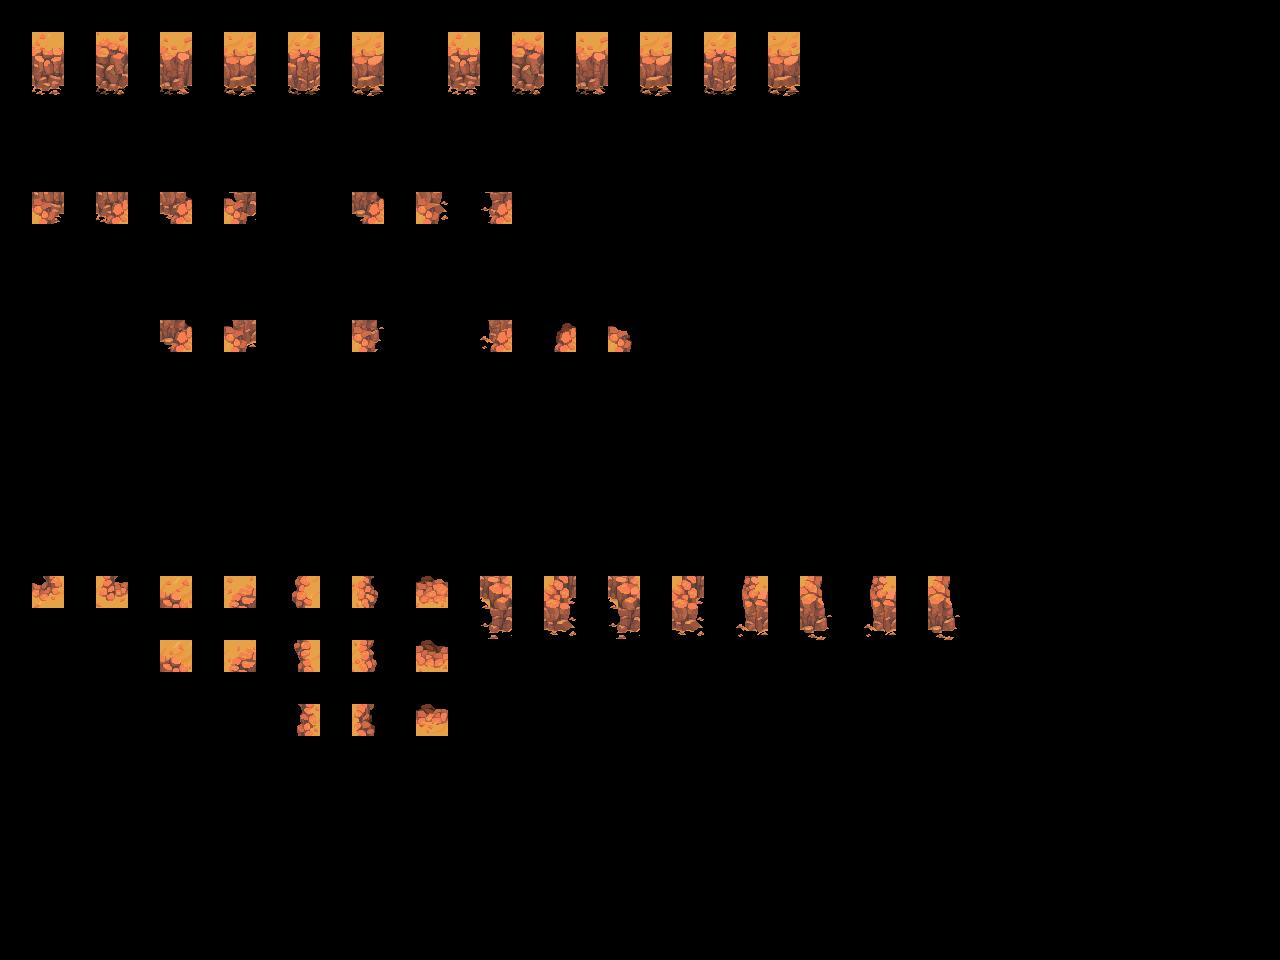

A 2D game scene composited from a Tiled map and its tileset images. What follows is a short description and the map's XML, with every tile layer's data as written:
An orthogonal 40x30 tile map with 32x32 px tiles, 2 tile layers (input_walls, output_walls) and 6 objects.

<map version="1.10" tiledversion="1.11.2" orientation="orthogonal" renderorder="right-down" width="40" height="30" tilewidth="32" tileheight="32" infinite="0" nextlayerid="4" nextobjectid="12">
 <properties>
  <property name="MatchInOrder" type="bool" value="true" />
 </properties>
 <tileset firstgid="1" source="cliff2.tsx" />
 <layer id="1" name="input_walls" width="40" height="30" opacity="0.55">
  <data encoding="csv">
0,0,0,0,0,0,0,0,0,0,0,0,0,0,0,0,0,0,0,0,0,0,0,0,0,0,0,0,0,0,0,0,0,0,0,0,0,0,0,0,
0,67,0,67,0,67,0,67,0,67,0,67,0,0,67,0,67,0,67,0,67,0,67,0,67,0,0,0,0,0,0,0,0,0,0,0,0,0,0,0,
0,83,0,83,0,83,0,83,0,83,0,83,0,0,83,0,83,0,83,0,83,0,83,0,83,0,0,0,0,0,0,0,0,0,0,0,0,0,0,0,
0,0,0,0,0,0,0,0,0,0,0,0,0,0,0,0,0,0,0,0,0,0,0,0,0,0,0,0,0,0,0,0,0,0,0,0,0,0,0,0,
0,0,0,0,0,0,0,0,0,0,0,0,0,0,0,0,0,0,0,0,0,0,0,0,0,0,0,0,0,0,0,0,0,0,0,0,0,0,0,0,
0,0,0,0,0,0,0,0,0,0,0,0,0,0,0,0,0,0,0,0,0,0,0,0,0,0,0,0,0,0,0,0,0,0,0,0,0,0,0,0,
0,22,0,24,0,73,0,44,0,0,0,40,0,58,0,74,0,0,0,0,0,0,0,0,0,0,0,0,0,0,0,0,0,0,0,0,0,0,0,0,
0,0,0,0,0,0,0,0,0,0,0,0,0,0,0,0,0,0,0,0,0,0,0,0,0,0,0,0,0,0,0,0,0,0,0,0,0,0,0,0,
0,0,0,0,0,0,0,0,0,0,0,0,0,0,0,0,0,0,0,0,0,0,0,0,0,0,0,0,0,0,0,0,0,0,0,0,0,0,0,0,
0,0,0,0,0,0,0,0,0,0,0,0,0,0,0,0,0,0,0,0,0,0,0,0,0,0,0,0,0,0,0,0,0,0,0,0,0,0,0,0,
0,0,0,0,0,40,0,56,0,0,0,86,0,0,0,88,0,17,0,21,0,0,0,0,0,0,0,0,0,0,0,0,0,0,0,0,0,0,0,0,
0,0,0,0,0,0,0,0,0,0,0,0,0,0,0,0,0,0,0,0,0,0,0,0,0,0,0,0,0,0,0,0,0,0,0,0,0,0,0,0,
0,0,0,0,0,0,0,0,0,0,0,0,0,0,0,0,0,0,0,0,0,0,0,0,0,0,0,0,0,0,0,0,0,0,0,0,0,0,0,0,
0,0,0,0,0,0,0,0,0,0,0,0,0,0,0,0,0,0,0,0,0,0,0,0,0,0,0,0,0,0,0,0,0,0,0,0,0,0,0,0,
0,0,0,0,0,0,0,0,0,0,0,0,0,0,0,0,0,0,0,0,0,0,0,0,0,0,0,0,0,0,0,0,0,0,0,0,0,0,0,0,
0,0,0,0,0,0,0,0,0,0,0,0,0,0,0,0,0,0,0,0,0,0,0,0,0,0,0,0,0,0,0,0,0,0,0,0,0,0,0,0,
0,0,0,0,0,0,0,0,0,0,0,0,0,0,0,0,0,0,0,0,0,0,0,0,0,0,0,0,0,0,0,0,0,0,0,0,0,0,0,0,
0,0,0,0,0,0,0,0,0,0,0,0,0,0,0,0,0,0,0,0,0,0,0,0,0,0,0,0,0,0,0,0,0,0,0,0,0,0,0,0,
0,18,0,20,0,50,0,52,0,33,0,37,0,3,0,66,0,68,0,66,0,68,0,49,0,53,0,49,0,53,0,0,0,0,0,0,0,0,0,0,
0,0,0,0,0,0,0,0,0,0,0,0,0,0,0,82,0,84,0,82,0,84,0,65,0,69,0,65,0,69,0,0,0,0,0,0,0,0,0,0,
0,0,0,0,0,50,0,52,0,33,0,37,0,3,0,0,0,0,0,0,0,0,0,0,0,0,0,0,0,0,0,0,0,0,0,0,0,0,0,0,
0,0,0,0,0,0,0,0,0,0,0,0,0,0,0,0,0,0,0,0,0,0,0,0,0,0,0,0,0,0,0,0,0,0,0,0,0,0,0,0,
0,0,0,0,0,0,0,0,0,33,0,37,0,3,0,0,0,0,0,0,0,0,0,0,0,0,0,0,0,0,0,0,0,0,0,0,0,0,0,0,
0,0,0,0,0,0,0,0,0,0,0,0,0,0,0,0,0,0,0,0,0,0,0,0,0,0,0,0,0,0,0,0,0,0,0,0,0,0,0,0,
0,0,0,0,0,0,0,0,0,0,0,0,0,0,0,0,0,0,0,0,0,0,0,0,0,0,0,0,0,0,0,0,0,0,0,0,0,0,0,0,
0,0,0,0,0,0,0,0,0,0,0,0,0,0,0,0,0,0,0,0,0,0,0,0,0,0,0,0,0,0,0,0,0,0,0,0,0,0,0,0,
0,0,0,0,0,0,0,0,0,0,0,0,0,0,0,0,0,0,0,0,0,0,0,0,0,0,0,0,0,0,0,0,0,0,0,0,0,0,0,0,
0,0,0,0,0,0,0,0,0,0,0,0,0,0,0,0,0,0,0,0,0,0,0,0,0,0,0,0,0,0,0,0,0,0,0,0,0,0,0,0,
0,0,0,0,0,0,0,0,0,0,0,0,0,0,0,0,0,0,0,0,0,0,0,0,0,0,0,0,0,0,0,0,0,0,0,0,0,0,0,0,
0,0,0,0,0,0,0,0,0,0,0,0,0,0,0,0,0,0,0,0,0,0,0,0,0,0,0,0,0,0,0,0,0,0,0,0,0,0,0,0
</data>
 </layer>
 <layer id="2" name="output_walls" width="40" height="30">
  <data encoding="csv">
0,0,0,0,0,0,0,0,0,0,0,0,0,0,0,0,0,0,0,0,0,0,0,0,0,0,0,0,0,0,0,0,0,0,0,0,0,0,0,0,
0,145,0,146,0,147,0,148,0,149,0,150,0,0,152,0,153,0,154,0,155,0,156,0,157,0,0,0,0,0,0,0,0,0,0,0,0,0,0,0,
0,161,0,162,0,163,0,164,0,165,0,166,0,0,168,0,169,0,170,0,171,0,172,0,173,0,0,0,0,0,0,0,0,0,0,0,0,0,0,0,
0,0,0,0,0,0,0,0,0,0,0,0,0,0,0,0,0,0,0,0,0,0,0,0,0,0,0,0,0,0,0,0,0,0,0,0,0,0,0,0,
0,0,0,0,0,0,0,0,0,0,0,0,0,0,0,0,0,0,0,0,0,0,0,0,0,0,0,0,0,0,0,0,0,0,0,0,0,0,0,0,
0,0,0,0,0,0,0,0,0,0,0,0,0,0,0,0,0,0,0,0,0,0,0,0,0,0,0,0,0,0,0,0,0,0,0,0,0,0,0,0,
0,23,0,25,0,76,0,60,0,0,0,41,0,59,0,75,0,0,0,0,0,0,0,0,0,0,0,0,0,0,0,0,0,0,0,0,0,0,0,0,
0,0,0,0,0,0,0,0,0,0,0,0,0,0,0,0,0,0,0,0,0,0,0,0,0,0,0,0,0,0,0,0,0,0,0,0,0,0,0,0,
0,0,0,0,0,0,0,0,0,0,0,0,0,0,0,0,0,0,0,0,0,0,0,0,0,0,0,0,0,0,0,0,0,0,0,0,0,0,0,0,
0,0,0,0,0,0,0,0,0,0,0,0,0,0,0,0,0,0,0,0,0,0,0,0,0,0,0,0,0,0,0,0,0,0,0,0,0,0,0,0,
0,0,0,0,0,41,0,57,0,0,0,87,0,0,0,89,0,2,0,4,0,0,0,0,0,0,0,0,0,0,0,0,0,0,0,0,0,0,0,0,
0,0,0,0,0,0,0,0,0,0,0,0,0,0,0,0,0,0,0,0,0,0,0,0,0,0,0,0,0,0,0,0,0,0,0,0,0,0,0,0,
0,0,0,0,0,0,0,0,0,0,0,0,0,0,0,0,0,0,0,0,0,0,0,0,0,0,0,0,0,0,0,0,0,0,0,0,0,0,0,0,
0,0,0,0,0,0,0,0,0,0,0,0,0,0,0,0,0,0,0,0,0,0,0,0,0,0,0,0,0,0,0,0,0,0,0,0,0,0,0,0,
0,0,0,0,0,0,0,0,0,0,0,0,0,0,0,0,0,0,0,0,0,0,0,0,0,0,0,0,0,0,0,0,0,0,0,0,0,0,0,0,
0,0,0,0,0,0,0,0,0,0,0,0,0,0,0,0,0,0,0,0,0,0,0,0,0,0,0,0,0,0,0,0,0,0,0,0,0,0,0,0,
0,0,0,0,0,0,0,0,0,0,0,0,0,0,0,0,0,0,0,0,0,0,0,0,0,0,0,0,0,0,0,0,0,0,0,0,0,0,0,0,
0,0,0,0,0,0,0,0,0,0,0,0,0,0,0,0,0,0,0,0,0,0,0,0,0,0,0,0,0,0,0,0,0,0,0,0,0,0,0,0,
0,193,0,194,0,209,0,210,0,195,0,196,0,197,0,198,0,199,0,200,0,201,0,202,0,203,0,204,0,205,0,0,0,0,0,0,0,0,0,0,
0,0,0,0,0,0,0,0,0,0,0,0,0,0,0,214,0,215,0,216,0,217,0,218,0,219,0,220,0,221,0,0,0,0,0,0,0,0,0,0,
0,0,0,0,0,225,0,226,0,211,0,212,0,213,0,0,0,0,0,0,0,0,0,0,0,0,0,0,0,0,0,0,0,0,0,0,0,0,0,0,
0,0,0,0,0,0,0,0,0,0,0,0,0,0,0,0,0,0,0,0,0,0,0,0,0,0,0,0,0,0,0,0,0,0,0,0,0,0,0,0,
0,0,0,0,0,0,0,0,0,227,0,228,0,229,0,0,0,0,0,0,0,0,0,0,0,0,0,0,0,0,0,0,0,0,0,0,0,0,0,0,
0,0,0,0,0,0,0,0,0,0,0,0,0,0,0,0,0,0,0,0,0,0,0,0,0,0,0,0,0,0,0,0,0,0,0,0,0,0,0,0,
0,0,0,0,0,0,0,0,0,0,0,0,0,0,0,0,0,0,0,0,0,0,0,0,0,0,0,0,0,0,0,0,0,0,0,0,0,0,0,0,
0,0,0,0,0,0,0,0,0,0,0,0,0,0,0,0,0,0,0,0,0,0,0,0,0,0,0,0,0,0,0,0,0,0,0,0,0,0,0,0,
0,0,0,0,0,0,0,0,0,0,0,0,0,0,0,0,0,0,0,0,0,0,0,0,0,0,0,0,0,0,0,0,0,0,0,0,0,0,0,0,
0,0,0,0,0,0,0,0,0,0,0,0,0,0,0,0,0,0,0,0,0,0,0,0,0,0,0,0,0,0,0,0,0,0,0,0,0,0,0,0,
0,0,0,0,0,0,0,0,0,0,0,0,0,0,0,0,0,0,0,0,0,0,0,0,0,0,0,0,0,0,0,0,0,0,0,0,0,0,0,0,
0,0,0,0,0,0,0,0,0,0,0,0,0,0,0,0,0,0,0,0,0,0,0,0,0,0,0,0,0,0,0,0,0,0,0,0,0,0,0,0
</data>
 </layer>
 <objectgroup id="3" name="rule_options" offsetx="-10.6667" offsety="-16.6667">
  <object id="1" x="22" y="28" width="190.333" height="124.667">
   <properties>
    <property name="Disabled" type="bool" value="false" />
    <property name="Probability" type="float" value="0.3" />
   </properties>
  </object>
  <object id="2" x="28" y="180.667" width="917.333" height="320">
   <properties>
    <property name="Disabled" type="bool" value="false" />
    <property name="Probability" type="float" value="0.6" />
   </properties>
  </object>
  <object id="4" x="29.6667" y="568.333" width="955" height="204.333">
   <properties>
    <property name="Probability" type="float" value="0.5" />
   </properties>
  </object>
  <object id="5" x="634.667" y="28.6667" width="311" height="129">
   <properties>
    <property name="Probability" type="float" value="0.6" />
   </properties>
  </object>
  <object id="6" x="224" y="28" width="183.333" height="123.667">
   <properties>
    <property name="Probability" type="float" value="0.6" />
   </properties>
  </object>
  <object id="8" x="443.667" y="28.8332" width="183.333" height="123.667">
   <properties>
    <property name="Probability" type="float" value="0.3" />
   </properties>
  </object>
 </objectgroup>
</map>
